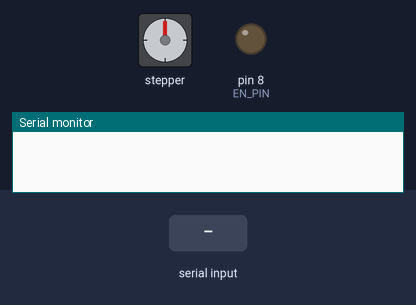
The sketch below on a simulated Arduino Uno, built with avr-gcc and run on an emulated ATmega328P. On the bench: stepper motor, output pins drawn as LEDs (lit = HIGH), the last lines printed to the serial monitor. The test bench sets the inputs (shaded band). Stepper angles assume 200 steps per turn.

Above: at 1.2 s.
1.3 s: "R" received over Serial
At 2.4 s:
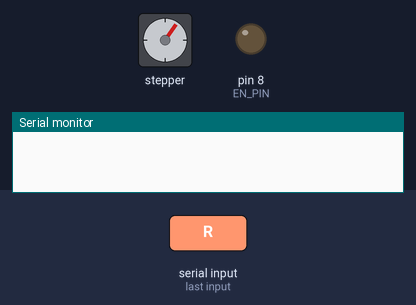
4.3 s: "r" received over Serial
At 5.8 s:
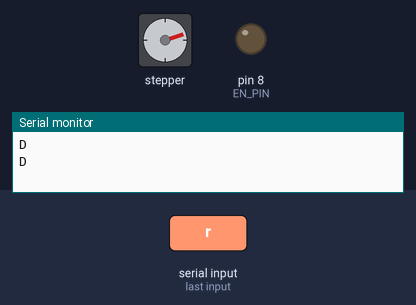
7.3 s: "R" received over Serial
At 9.3 s:
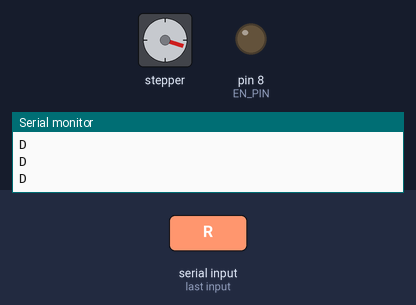
10.3 s: "r" received over Serial
At 11.6 s:
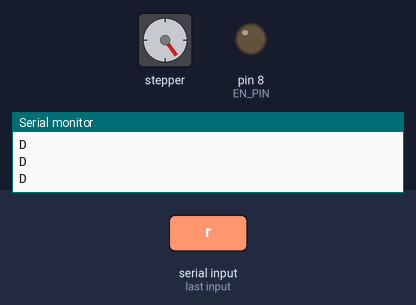
Timing chart, 0 to 13.3 s (numbered marks = the images above; inputs shaded):
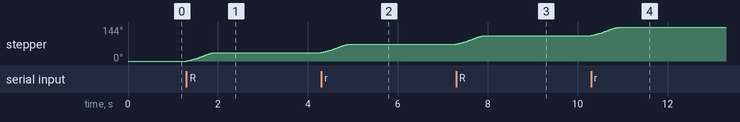

Measured:
- after the input at 1.3 s, stepper: turns 36° clockwise in 0.63 s, starting at once
- after the input at 4.3 s, stepper: turns 36° clockwise in 0.63 s, starting at once
- after the input at 7.3 s, stepper: turns 36° clockwise in 0.63 s, starting at once
- after the input at 10.3 s, stepper: turns 36° clockwise in 0.63 s, starting at once

The sketch:

stepper.ino
```cpp
#include <AccelStepper.h>

#define STEP_PIN 4
#define DIR_PIN 7
#define EN_PIN 8

AccelStepper stepper(AccelStepper::DRIVER, STEP_PIN, DIR_PIN);

const int stepsPerMove = 20;

void setup() {
  pinMode(EN_PIN, OUTPUT);
  digitalWrite(EN_PIN, LOW);

  stepper.setMaxSpeed(100.0);

  stepper.setAcceleration(100.0);

  Serial.begin(9600);
}

void loop() {
  if (Serial.available() > 0) {
    char cmd = Serial.read();

    if (cmd == 'R' || cmd == 'r') {
      stepper.move(stepsPerMove);
      stepper.runToPosition();

      delay(750);

      Serial.println("D");
    }
  }
}
```
